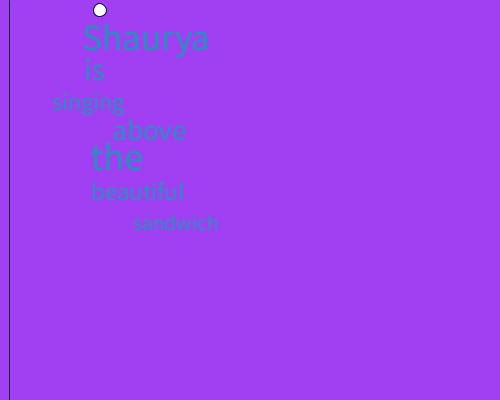
Frame 1 (no input)
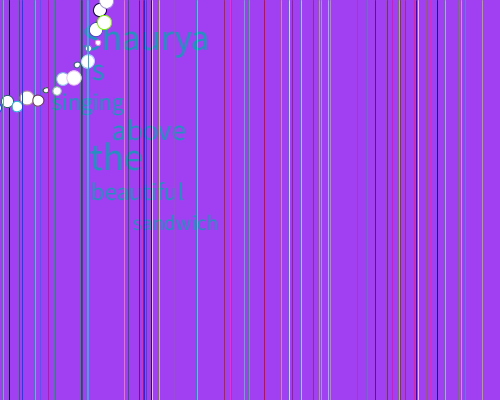
Frame 60 (the mouse pressed at the canvas centre just before this capture)
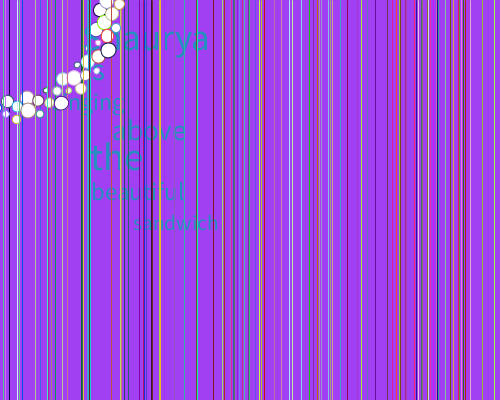
Frame 120 (the mouse held since frame 60 and released just before this capture)

The Processing sketch that drew these frames (run headless with seeded random() and noise(); from frame 60 on, the mouse is pressed at the canvas centre):

// Processing sketch: processing_176074
// ── processing_176074.pde

int y = 50;
float r = 0;
//This are my two variable

//sub+is+verb+pre+the+adj+noun

String[] sub = {"Hehe", "Eason", "Bobby", "Shaurya", "Samuel", "Nicholas",
 "Alice", "Maizy", "Umair", "Jerry", "Sarrah", "Michael", "Matthew", "Jesselyn", "Filip", "Aditya"};
//This is the first that the computer will pick from as a subject

String[] is = {"is"};
//I want the computer to pick "is" as the verb so I only put one opition

String[] ver = {"dancing", "singing", "walking", "crying", "bleeding", "studying", "eating", 
 "flying", "looking", "melting", "driving", "crawling", "jumping", "" };
//This is the first that the computer will pick from as a verb 

String[] pre = {"under", "in front of", "above", "behind", "inside", "besides", "against", "on"};
  //This is the first that the computer will pick from as a pre
  
String[] the = {"the"};
//I want the computer to pick "is" as the verb so I only put one opition

String[] adj = {"beautiful", "dirty", "tasty", "fat", "dump", "smart", "clean", "evil", "happy", "sad", "scary", 
"nosy", "large", "small", "funny", "lovely", "dangerous", "lazy", ""};
//This is the first that the computer will pick from as a adj

String[] nou = {"toilet", "lab", "gym", "canteen", "library", "office", "hospital", "sandwich", "panda", "lego", 
"school", "doctor", "angel", "flower", "tree"};
//This is the first that the computer will pick from as a noun

void write_word(String[] words) {
  int n = int(random(words.length));
  //This tell the computer to pick a ramdom word length
  textSize(random(20, 40));
  text(words[n], random(50, 150), y);
  y = y + 30;}
  //This tell the computer to pick the size of the word randomly 

void new_sentence() {
  background(random(0,250), random(0,250),random(0,255));
  y = 50;
  //This tell the computer to pick a random background 
  
  write_word(sub);
  write_word(is);
  write_word(ver);
  write_word(pre);
  write_word(the);
  write_word(adj);
  write_word(nou);}
  //This is how the sentence is form
  //The order of word come here 

void setup() {
  size(500, 400);
  //This set a size of a window
  background(255);
  //This set the background colour
  fill(#258FBF);
  new_sentence();}

void draw(){ stroke(random(0,256),random(0,256),random(0,256));
  float distance_left = random(500);
  line(distance_left,0, distance_left,500);
  fill(255);
  rotate(r);
  //This set of code make the colourful line This is from: 
  //http://www.funprogramming.org/9-Change-screen-size-animate-colorful-lines.html   
 
  float circle_size = random(5, 15);
  ellipse(100 + r, 10, circle_size, circle_size);
  r = r + 0.2;
  println(r); }
 //This set of code make the colourful circle from the upper rigth conner 
 //This is from: http://www.funprogramming.org/27-Animating-while-rotating.html

void mousePressed() {
  new_sentence();}
  //This code tell the computer that when ever you 
  //click on the screan it change to the new poem
  
void keyPressed() {
  int random_number = int(random(1000000));
  save(random_number + ".png");}
  
  //Most of my code came from www.funprogramming.org/57-A-random-sentence-generator-writes-nonsense.html
  
  
  
  
  
  
